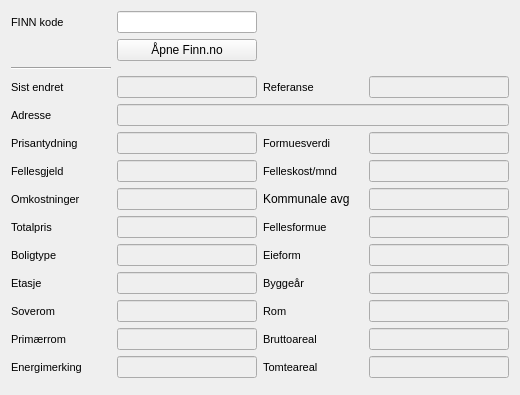
          <widget class="QWidget" name="tab_annonse_2">
           <property name="autoFillBackground">
            <bool>true</bool>
           </property>
           <attribute name="title">
            <string>Annonse 2</string>
           </attribute>
           <layout class="QGridLayout" name="gridLayout_9">
            <item row="14" column="0">
             <widget class="QFrame" name="frame_annonse_white_space_2">
              <property name="frameShape">
               <enum>QFrame::StyledPanel</enum>
              </property>
              <property name="frameShadow">
               <enum>QFrame::Raised</enum>
              </property>
             </widget>
            </item>
            <item row="0" column="0">
             <widget class="QLabel" name="label_finn_kode_2">
              <property name="minimumSize">
               <size>
                <width>100</width>
                <height>0</height>
               </size>
              </property>
              <property name="font">
               <font>
                <pointsize>8</pointsize>
               </font>
              </property>
              <property name="text">
               <string>FINN kode            </string>
              </property>
              <property name="buddy">
               <cstring>line_edit_finn_kode_2</cstring>
              </property>
             </widget>
            </item>
            <item row="12" column="1">
             <widget class="QLineEdit" name="line_edit_primrrom_2">
              <property name="enabled">
               <bool>false</bool>
              </property>
              <property name="font">
               <font>
                <pointsize>8</pointsize>
               </font>
              </property>
              <property name="alignment">
               <set>Qt::AlignLeading|Qt::AlignLeft|Qt::AlignVCenter</set>
              </property>
              <property name="readOnly">
               <bool>false</bool>
              </property>
             </widget>
            </item>
            <item row="5" column="0">
             <widget class="QLabel" name="label_prisantydning_2">
              <property name="font">
               <font>
                <pointsize>8</pointsize>
               </font>
              </property>
              <property name="text">
               <string>Prisantydning</string>
              </property>
              <property name="buddy">
               <cstring>line_edit_prisantydning_2</cstring>
              </property>
             </widget>
            </item>
            <item row="3" column="2">
             <widget class="QLabel" name="label_referanse_2">
              <property name="minimumSize">
               <size>
                <width>100</width>
                <height>0</height>
               </size>
              </property>
              <property name="font">
               <font>
                <pointsize>8</pointsize>
               </font>
              </property>
              <property name="text">
               <string>Referanse</string>
              </property>
              <property name="buddy">
               <cstring>line_edit_referanse_2</cstring>
              </property>
             </widget>
            </item>
            <item row="5" column="2">
             <widget class="QLabel" name="label_formuesverdi_2">
              <property name="font">
               <font>
                <pointsize>8</pointsize>
               </font>
              </property>
              <property name="text">
               <string>Formuesverdi</string>
              </property>
              <property name="buddy">
               <cstring>line_edit_formuesverdi_2</cstring>
              </property>
             </widget>
            </item>
            <item row="7" column="1">
             <widget class="QLineEdit" name="line_edit_omkostninger_2">
              <property name="enabled">
               <bool>false</bool>
              </property>
              <property name="font">
               <font>
                <pointsize>8</pointsize>
               </font>
              </property>
              <property name="alignment">
               <set>Qt::AlignLeading|Qt::AlignLeft|Qt::AlignVCenter</set>
              </property>
             </widget>
            </item>
            <item row="11" column="1">
             <widget class="QLineEdit" name="line_edit_soverom_2">
              <property name="enabled">
               <bool>false</bool>
              </property>
              <property name="font">
               <font>
                <pointsize>8</pointsize>
               </font>
              </property>
              <property name="alignment">
               <set>Qt::AlignLeading|Qt::AlignLeft|Qt::AlignVCenter</set>
              </property>
              <property name="readOnly">
               <bool>false</bool>
              </property>
             </widget>
            </item>
            <item row="8" column="3">
             <widget class="QLineEdit" name="line_edit_fellesformue_2">
              <property name="enabled">
               <bool>false</bool>
              </property>
              <property name="font">
               <font>
                <pointsize>8</pointsize>
               </font>
              </property>
              <property name="alignment">
               <set>Qt::AlignLeading|Qt::AlignLeft|Qt::AlignVCenter</set>
              </property>
              <property name="readOnly">
               <bool>true</bool>
              </property>
             </widget>
            </item>
            <item row="10" column="0">
             <widget class="QLabel" name="label_etasje_2">
              <property name="font">
               <font>
                <pointsize>8</pointsize>
               </font>
              </property>
              <property name="text">
               <string>Etasje</string>
              </property>
              <property name="buddy">
               <cstring>line_edit_etasje_2</cstring>
              </property>
             </widget>
            </item>
            <item row="11" column="3">
             <widget class="QLineEdit" name="line_edit_rom_2">
              <property name="enabled">
               <bool>false</bool>
              </property>
              <property name="font">
               <font>
                <pointsize>8</pointsize>
               </font>
              </property>
              <property name="alignment">
               <set>Qt::AlignLeading|Qt::AlignLeft|Qt::AlignVCenter</set>
              </property>
              <property name="readOnly">
               <bool>false</bool>
              </property>
             </widget>
            </item>
            <item row="12" column="0">
             <widget class="QLabel" name="label_primarrom_2">
              <property name="font">
               <font>
                <pointsize>8</pointsize>
               </font>
              </property>
              <property name="text">
               <string>Primærrom</string>
              </property>
              <property name="buddy">
               <cstring>line_edit_primrrom_2</cstring>
              </property>
             </widget>
            </item>
            <item row="6" column="3">
             <widget class="QLineEdit" name="line_edit_felleskostmnd_2">
              <property name="enabled">
               <bool>false</bool>
              </property>
              <property name="font">
               <font>
                <pointsize>8</pointsize>
               </font>
              </property>
              <property name="alignment">
               <set>Qt::AlignLeading|Qt::AlignLeft|Qt::AlignVCenter</set>
              </property>
              <property name="readOnly">
               <bool>true</bool>
              </property>
             </widget>
            </item>
            <item row="11" column="2">
             <widget class="QLabel" name="label_rom_2">
              <property name="font">
               <font>
                <pointsize>8</pointsize>
               </font>
              </property>
              <property name="text">
               <string>Rom</string>
              </property>
              <property name="buddy">
               <cstring>line_edit_rom_2</cstring>
              </property>
             </widget>
            </item>
            <item row="10" column="2">
             <widget class="QLabel" name="label_byggear_2">
              <property name="font">
               <font>
                <pointsize>8</pointsize>
               </font>
              </property>
              <property name="text">
               <string>Byggeår</string>
              </property>
              <property name="buddy">
               <cstring>line_edit_bygger_2</cstring>
              </property>
             </widget>
            </item>
            <item row="0" column="1">
             <widget class="QLineEdit" name="line_edit_finn_kode_2">
              <property name="minimumSize">
               <size>
                <width>140</width>
                <height>0</height>
               </size>
              </property>
              <property name="font">
               <font>
                <pointsize>8</pointsize>
               </font>
              </property>
              <property name="alignment">
               <set>Qt::AlignLeading|Qt::AlignLeft|Qt::AlignVCenter</set>
              </property>
              <property name="readOnly">
               <bool>false</bool>
              </property>
              <property name="clearButtonEnabled">
               <bool>true</bool>
              </property>
             </widget>
            </item>
            <item row="10" column="1">
             <widget class="QLineEdit" name="line_edit_etasje_2">
              <property name="enabled">
               <bool>false</bool>
              </property>
              <property name="font">
               <font>
                <pointsize>8</pointsize>
               </font>
              </property>
              <property name="alignment">
               <set>Qt::AlignLeading|Qt::AlignLeft|Qt::AlignVCenter</set>
              </property>
              <property name="readOnly">
               <bool>false</bool>
              </property>
             </widget>
            </item>
            <item row="11" column="0">
             <widget class="QLabel" name="label_soverom_2">
              <property name="font">
               <font>
                <pointsize>8</pointsize>
               </font>
              </property>
              <property name="text">
               <string>Soverom</string>
              </property>
              <property name="buddy">
               <cstring>line_edit_soverom_2</cstring>
              </property>
             </widget>
            </item>
            <item row="9" column="1">
             <widget class="QLineEdit" name="line_edit_boligtype_2">
              <property name="enabled">
               <bool>false</bool>
              </property>
              <property name="font">
               <font>
                <pointsize>8</pointsize>
               </font>
              </property>
              <property name="alignment">
               <set>Qt::AlignLeading|Qt::AlignLeft|Qt::AlignVCenter</set>
              </property>
              <property name="readOnly">
               <bool>false</bool>
              </property>
             </widget>
            </item>
            <item row="7" column="3">
             <widget class="QLineEdit" name="line_edit_kommunaleavg_2">
              <property name="enabled">
               <bool>false</bool>
              </property>
             </widget>
            </item>
            <item row="9" column="0">
             <widget class="QLabel" name="label_boligtype_2">
              <property name="font">
               <font>
                <pointsize>8</pointsize>
               </font>
              </property>
              <property name="text">
               <string>Boligtype</string>
              </property>
              <property name="buddy">
               <cstring>line_edit_boligtype_2</cstring>
              </property>
             </widget>
            </item>
            <item row="8" column="2">
             <widget class="QLabel" name="label_fellesformue_2">
              <property name="font">
               <font>
                <pointsize>8</pointsize>
               </font>
              </property>
              <property name="text">
               <string>Fellesformue</string>
              </property>
              <property name="buddy">
               <cstring>line_edit_fellesformue_2</cstring>
              </property>
             </widget>
            </item>
            <item row="10" column="3">
             <widget class="QLineEdit" name="line_edit_bygger_2">
              <property name="enabled">
               <bool>false</bool>
              </property>
              <property name="font">
               <font>
                <pointsize>8</pointsize>
               </font>
              </property>
              <property name="alignment">
               <set>Qt::AlignLeading|Qt::AlignLeft|Qt::AlignVCenter</set>
              </property>
              <property name="readOnly">
               <bool>false</bool>
              </property>
             </widget>
            </item>
            <item row="7" column="2">
             <widget class="QLabel" name="label_kommunale_avg_2">
              <property name="text">
               <string>Kommunale avg</string>
              </property>
              <property name="buddy">
               <cstring>line_edit_kommunaleavg_2</cstring>
              </property>
             </widget>
            </item>
            <item row="6" column="1">
             <widget class="QLineEdit" name="line_edit_fellesgjeld_2">
              <property name="enabled">
               <bool>false</bool>
              </property>
              <property name="font">
               <font>
                <pointsize>8</pointsize>
               </font>
              </property>
              <property name="alignment">
               <set>Qt::AlignLeading|Qt::AlignLeft|Qt::AlignVCenter</set>
              </property>
             </widget>
            </item>
            <item row="3" column="1">
             <widget class="QLineEdit" name="line_edit_sistendret_2">
              <property name="enabled">
               <bool>false</bool>
              </property>
              <property name="font">
               <font>
                <pointsize>8</pointsize>
               </font>
              </property>
              <property name="alignment">
               <set>Qt::AlignLeading|Qt::AlignLeft|Qt::AlignVCenter</set>
              </property>
              <property name="readOnly">
               <bool>false</bool>
              </property>
             </widget>
            </item>
            <item row="6" column="0">
             <widget class="QLabel" name="label_fellesgjeld_2">
              <property name="font">
               <font>
                <pointsize>8</pointsize>
               </font>
              </property>
              <property name="text">
               <string>Fellesgjeld</string>
              </property>
              <property name="buddy">
               <cstring>line_edit_fellesgjeld_2</cstring>
              </property>
             </widget>
            </item>
            <item row="8" column="1">
             <widget class="QLineEdit" name="line_edit_totalpris_2">
              <property name="enabled">
               <bool>false</bool>
              </property>
              <property name="font">
               <font>
                <pointsize>8</pointsize>
               </font>
              </property>
              <property name="alignment">
               <set>Qt::AlignLeading|Qt::AlignLeft|Qt::AlignVCenter</set>
              </property>
             </widget>
            </item>
            <item row="5" column="1">
             <widget class="QLineEdit" name="line_edit_prisantydning_2">
              <property name="enabled">
               <bool>false</bool>
              </property>
              <property name="font">
               <font>
                <pointsize>8</pointsize>
               </font>
              </property>
              <property name="alignment">
               <set>Qt::AlignLeading|Qt::AlignLeft|Qt::AlignVCenter</set>
              </property>
             </widget>
            </item>
            <item row="9" column="2">
             <widget class="QLabel" name="label_eieform_2">
              <property name="font">
               <font>
                <pointsize>8</pointsize>
               </font>
              </property>
              <property name="text">
               <string>Eieform</string>
              </property>
              <property name="buddy">
               <cstring>line_edit_eieform_2</cstring>
              </property>
             </widget>
            </item>
            <item row="5" column="3">
             <widget class="QLineEdit" name="line_edit_formuesverdi_2">
              <property name="enabled">
               <bool>false</bool>
              </property>
              <property name="font">
               <font>
                <pointsize>8</pointsize>
               </font>
              </property>
              <property name="text">
               <string/>
              </property>
              <property name="alignment">
               <set>Qt::AlignLeading|Qt::AlignLeft|Qt::AlignVCenter</set>
              </property>
             </widget>
            </item>
            <item row="9" column="3">
             <widget class="QLineEdit" name="line_edit_eieform_2">
              <property name="enabled">
               <bool>false</bool>
              </property>
              <property name="font">
               <font>
                <pointsize>8</pointsize>
               </font>
              </property>
              <property name="alignment">
               <set>Qt::AlignLeading|Qt::AlignLeft|Qt::AlignVCenter</set>
              </property>
              <property name="readOnly">
               <bool>false</bool>
              </property>
             </widget>
            </item>
            <item row="7" column="0">
             <widget class="QLabel" name="label_omkostninger_2">
              <property name="font">
               <font>
                <pointsize>8</pointsize>
               </font>
              </property>
              <property name="text">
               <string>Omkostninger</string>
              </property>
              <property name="buddy">
               <cstring>line_edit_omkostninger_2</cstring>
              </property>
             </widget>
            </item>
            <item row="3" column="0">
             <widget class="QLabel" name="label_sist_endret_2">
              <property name="font">
               <font>
                <pointsize>8</pointsize>
               </font>
              </property>
              <property name="text">
               <string>Sist endret</string>
              </property>
              <property name="buddy">
               <cstring>line_edit_sistendret_2</cstring>
              </property>
             </widget>
            </item>
            <item row="3" column="3">
             <widget class="QLineEdit" name="line_edit_referanse_2">
              <property name="enabled">
               <bool>false</bool>
              </property>
              <property name="minimumSize">
               <size>
                <width>140</width>
                <height>0</height>
               </size>
              </property>
              <property name="font">
               <font>
                <pointsize>8</pointsize>
               </font>
              </property>
              <property name="alignment">
               <set>Qt::AlignLeading|Qt::AlignLeft|Qt::AlignVCenter</set>
              </property>
              <property name="readOnly">
               <bool>false</bool>
              </property>
             </widget>
            </item>
            <item row="12" column="2">
             <widget class="QLabel" name="label_bruttoareal_2">
              <property name="font">
               <font>
                <pointsize>8</pointsize>
               </font>
              </property>
              <property name="text">
               <string>Bruttoareal</string>
              </property>
              <property name="buddy">
               <cstring>line_edit_bruttoareal_2</cstring>
              </property>
             </widget>
            </item>
            <item row="4" column="1" colspan="3">
             <widget class="QLineEdit" name="line_edit_finn_adresse_2">
              <property name="enabled">
               <bool>false</bool>
              </property>
              <property name="font">
               <font>
                <pointsize>8</pointsize>
               </font>
              </property>
              <property name="alignment">
               <set>Qt::AlignLeading|Qt::AlignLeft|Qt::AlignVCenter</set>
              </property>
             </widget>
            </item>
            <item row="4" column="0">
             <widget class="QLabel" name="label_finn_adresse_2">
              <property name="font">
               <font>
                <pointsize>8</pointsize>
               </font>
              </property>
              <property name="text">
               <string>Adresse</string>
              </property>
              <property name="buddy">
               <cstring>line_edit_finn_adresse_2</cstring>
              </property>
             </widget>
            </item>
            <item row="13" column="3">
             <widget class="QLineEdit" name="line_edit_tomteareal_2">
              <property name="enabled">
               <bool>false</bool>
              </property>
              <property name="font">
               <font>
                <pointsize>8</pointsize>
               </font>
              </property>
              <property name="text">
               <string/>
              </property>
              <property name="alignment">
               <set>Qt::AlignLeading|Qt::AlignLeft|Qt::AlignVCenter</set>
              </property>
              <property name="readOnly">
               <bool>false</bool>
              </property>
             </widget>
            </item>
            <item row="6" column="2">
             <widget class="QLabel" name="label_felleskost_mnd_2">
              <property name="font">
               <font>
                <pointsize>8</pointsize>
               </font>
              </property>
              <property name="text">
               <string>Felleskost/mnd</string>
              </property>
              <property name="buddy">
               <cstring>line_edit_felleskostmnd_2</cstring>
              </property>
             </widget>
            </item>
            <item row="8" column="0">
             <widget class="QLabel" name="label_totalpris_2">
              <property name="font">
               <font>
                <pointsize>8</pointsize>
               </font>
              </property>
              <property name="text">
               <string>Totalpris</string>
              </property>
              <property name="buddy">
               <cstring>line_edit_totalpris_2</cstring>
              </property>
             </widget>
            </item>
            <item row="12" column="3">
             <widget class="QLineEdit" name="line_edit_bruttoareal_2">
              <property name="enabled">
               <bool>false</bool>
              </property>
              <property name="font">
               <font>
                <pointsize>8</pointsize>
               </font>
              </property>
              <property name="alignment">
               <set>Qt::AlignLeading|Qt::AlignLeft|Qt::AlignVCenter</set>
              </property>
              <property name="readOnly">
               <bool>false</bool>
              </property>
             </widget>
            </item>
            <item row="13" column="0">
             <widget class="QLabel" name="label_energimerking_2">
              <property name="font">
               <font>
                <pointsize>8</pointsize>
               </font>
              </property>
              <property name="text">
               <string>Energimerking</string>
              </property>
              <property name="buddy">
               <cstring>line_edit_energimerking_2</cstring>
              </property>
             </widget>
            </item>
            <item row="2" column="0">
             <widget class="Line" name="line_annonse_2">
              <property name="orientation">
               <enum>Qt::Horizontal</enum>
              </property>
             </widget>
            </item>
            <item row="13" column="1">
             <widget class="QLineEdit" name="line_edit_energimerking_2">
              <property name="enabled">
               <bool>false</bool>
              </property>
              <property name="font">
               <font>
                <pointsize>8</pointsize>
               </font>
              </property>
              <property name="text">
               <string/>
              </property>
              <property name="alignment">
               <set>Qt::AlignLeading|Qt::AlignLeft|Qt::AlignVCenter</set>
              </property>
              <property name="readOnly">
               <bool>false</bool>
              </property>
             </widget>
            </item>
            <item row="13" column="2">
             <widget class="QLabel" name="label_tomteareal_2">
              <property name="font">
               <font>
                <pointsize>8</pointsize>
               </font>
              </property>
              <property name="text">
               <string>Tomteareal</string>
              </property>
              <property name="buddy">
               <cstring>line_edit_tomteareal_2</cstring>
              </property>
             </widget>
            </item>
            <item row="1" column="1">
             <widget class="QPushButton" name="push_button_finn_2">
              <property name="text">
               <string>Åpne Finn.no</string>
              </property>
             </widget>
            </item>
           </layout>
          </widget>
